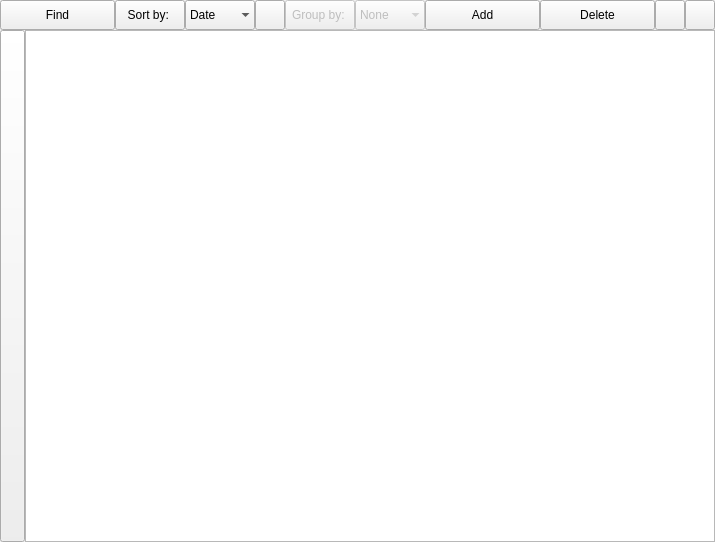
<?xml version="1.0" encoding="UTF-8"?>
<ui version="4.0">
 <class>LibraryLayout</class>
 <widget class="QWidget" name="LibraryLayout">
  <property name="geometry">
   <rect>
    <x>0</x>
    <y>0</y>
    <width>715</width>
    <height>542</height>
   </rect>
  </property>
  <property name="windowTitle">
   <string>Form</string>
  </property>
  <layout class="QVBoxLayout" name="VLayout" stretch="0,0">
   <property name="spacing">
    <number>0</number>
   </property>
   <property name="leftMargin">
    <number>0</number>
   </property>
   <property name="topMargin">
    <number>0</number>
   </property>
   <property name="rightMargin">
    <number>0</number>
   </property>
   <property name="bottomMargin">
    <number>0</number>
   </property>
   <item>
    <layout class="QHBoxLayout" name="LibraryButtons" stretch="2,1,1,0,1,1,2,2,0,0">
     <property name="spacing">
      <number>0</number>
     </property>
     <property name="sizeConstraint">
      <enum>QLayout::SetMinimumSize</enum>
     </property>
     <property name="topMargin">
      <number>0</number>
     </property>
     <item>
      <widget class="QPushButton" name="_Find">
       <property name="sizePolicy">
        <sizepolicy hsizetype="Preferred" vsizetype="Fixed">
         <horstretch>0</horstretch>
         <verstretch>0</verstretch>
        </sizepolicy>
       </property>
       <property name="minimumSize">
        <size>
         <width>70</width>
         <height>30</height>
        </size>
       </property>
       <property name="maximumSize">
        <size>
         <width>16777215</width>
         <height>30</height>
        </size>
       </property>
       <property name="text">
        <string>Find</string>
       </property>
       <property name="checkable">
        <bool>true</bool>
       </property>
      </widget>
     </item>
     <item>
      <widget class="QPushButton" name="_Sort">
       <property name="minimumSize">
        <size>
         <width>70</width>
         <height>30</height>
        </size>
       </property>
       <property name="maximumSize">
        <size>
         <width>16777215</width>
         <height>30</height>
        </size>
       </property>
       <property name="styleSheet">
        <string notr="true"/>
       </property>
       <property name="text">
        <string>Sort by: </string>
       </property>
      </widget>
     </item>
     <item>
      <widget class="QComboBox" name="_SortBox">
       <property name="minimumSize">
        <size>
         <width>70</width>
         <height>30</height>
        </size>
       </property>
       <property name="styleSheet">
        <string notr="true"/>
       </property>
       <property name="insertPolicy">
        <enum>QComboBox::InsertAtTop</enum>
       </property>
       <property name="sizeAdjustPolicy">
        <enum>QComboBox::AdjustToContents</enum>
       </property>
       <property name="iconSize">
        <size>
         <width>0</width>
         <height>0</height>
        </size>
       </property>
       <property name="frame">
        <bool>false</bool>
       </property>
       <item>
        <property name="text">
         <string>Date</string>
        </property>
       </item>
       <item>
        <property name="text">
         <string>Author</string>
        </property>
       </item>
       <item>
        <property name="text">
         <string>Title</string>
        </property>
       </item>
       <item>
        <property name="text">
         <string>Progress</string>
        </property>
       </item>
      </widget>
     </item>
     <item>
      <widget class="QPushButton" name="_SortDirection">
       <property name="minimumSize">
        <size>
         <width>30</width>
         <height>30</height>
        </size>
       </property>
       <property name="maximumSize">
        <size>
         <width>30</width>
         <height>30</height>
        </size>
       </property>
       <property name="text">
        <string/>
       </property>
       <property name="checkable">
        <bool>true</bool>
       </property>
      </widget>
     </item>
     <item>
      <widget class="QPushButton" name="_Group">
       <property name="enabled">
        <bool>false</bool>
       </property>
       <property name="minimumSize">
        <size>
         <width>70</width>
         <height>30</height>
        </size>
       </property>
       <property name="maximumSize">
        <size>
         <width>16777215</width>
         <height>30</height>
        </size>
       </property>
       <property name="text">
        <string>Group by: </string>
       </property>
      </widget>
     </item>
     <item>
      <widget class="QComboBox" name="_GroupBox">
       <property name="enabled">
        <bool>false</bool>
       </property>
       <property name="minimumSize">
        <size>
         <width>70</width>
         <height>30</height>
        </size>
       </property>
       <property name="statusTip">
        <string notr="true"/>
       </property>
       <property name="whatsThis">
        <string notr="true"/>
       </property>
       <property name="accessibleName">
        <string notr="true"/>
       </property>
       <property name="accessibleDescription">
        <string notr="true"/>
       </property>
       <property name="styleSheet">
        <string notr="true"/>
       </property>
       <property name="insertPolicy">
        <enum>QComboBox::InsertAtTop</enum>
       </property>
       <property name="sizeAdjustPolicy">
        <enum>QComboBox::AdjustToContents</enum>
       </property>
       <property name="frame">
        <bool>false</bool>
       </property>
       <item>
        <property name="text">
         <string>None</string>
        </property>
       </item>
       <item>
        <property name="text">
         <string>Author</string>
        </property>
       </item>
       <item>
        <property name="text">
         <string>Title</string>
        </property>
       </item>
       <item>
        <property name="text">
         <string>Genre</string>
        </property>
       </item>
       <item>
        <property name="text">
         <string>Book series</string>
        </property>
       </item>
      </widget>
     </item>
     <item>
      <widget class="QPushButton" name="_AddBooks">
       <property name="sizePolicy">
        <sizepolicy hsizetype="Preferred" vsizetype="Fixed">
         <horstretch>0</horstretch>
         <verstretch>0</verstretch>
        </sizepolicy>
       </property>
       <property name="minimumSize">
        <size>
         <width>70</width>
         <height>30</height>
        </size>
       </property>
       <property name="maximumSize">
        <size>
         <width>16777215</width>
         <height>30</height>
        </size>
       </property>
       <property name="text">
        <string>Add</string>
       </property>
      </widget>
     </item>
     <item>
      <widget class="QPushButton" name="_Delete">
       <property name="sizePolicy">
        <sizepolicy hsizetype="Preferred" vsizetype="Fixed">
         <horstretch>0</horstretch>
         <verstretch>0</verstretch>
        </sizepolicy>
       </property>
       <property name="minimumSize">
        <size>
         <width>70</width>
         <height>30</height>
        </size>
       </property>
       <property name="maximumSize">
        <size>
         <width>16777215</width>
         <height>30</height>
        </size>
       </property>
       <property name="text">
        <string>Delete</string>
       </property>
      </widget>
     </item>
     <item>
      <widget class="QPushButton" name="_Downscale">
       <property name="minimumSize">
        <size>
         <width>30</width>
         <height>30</height>
        </size>
       </property>
       <property name="maximumSize">
        <size>
         <width>30</width>
         <height>30</height>
        </size>
       </property>
       <property name="text">
        <string notr="true"/>
       </property>
       <property name="shortcut">
        <string notr="true"/>
       </property>
      </widget>
     </item>
     <item>
      <widget class="QPushButton" name="_ChangeViewMode">
       <property name="minimumSize">
        <size>
         <width>30</width>
         <height>30</height>
        </size>
       </property>
       <property name="maximumSize">
        <size>
         <width>30</width>
         <height>30</height>
        </size>
       </property>
       <property name="text">
        <string notr="true"/>
       </property>
       <property name="shortcut">
        <string notr="true"/>
       </property>
       <property name="checkable">
        <bool>true</bool>
       </property>
      </widget>
     </item>
    </layout>
   </item>
   <item>
    <layout class="QHBoxLayout" name="horizontalLayout">
     <property name="spacing">
      <number>0</number>
     </property>
     <property name="leftMargin">
      <number>0</number>
     </property>
     <property name="bottomMargin">
      <number>0</number>
     </property>
     <item>
      <widget class="QPushButton" name="ShowButton">
       <property name="sizePolicy">
        <sizepolicy hsizetype="Minimum" vsizetype="Expanding">
         <horstretch>0</horstretch>
         <verstretch>0</verstretch>
        </sizepolicy>
       </property>
       <property name="minimumSize">
        <size>
         <width>25</width>
         <height>0</height>
        </size>
       </property>
       <property name="maximumSize">
        <size>
         <width>25</width>
         <height>16777215</height>
        </size>
       </property>
       <property name="text">
        <string notr="true"/>
       </property>
       <property name="checkable">
        <bool>true</bool>
       </property>
      </widget>
     </item>
     <item>
      <widget class="LibraryView" name="Library_View"/>
     </item>
    </layout>
   </item>
  </layout>
 </widget>
 <customwidgets>
  <customwidget>
   <class>LibraryView</class>
   <extends>QListView</extends>
   <header>library_view.h</header>
  </customwidget>
 </customwidgets>
 <resources/>
 <connections/>
</ui>
